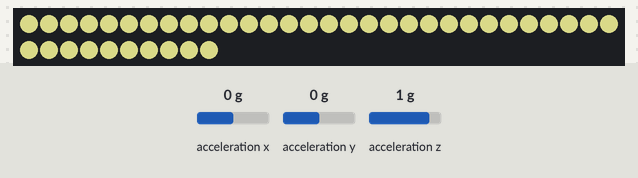
The sketch below on a simulated Arduino Uno, built with avr-gcc and run on an emulated ATmega328P. Shown: 40 RGB LEDs in strip order, left to right, continuing on the next row. The test bench sets the inputs (shaded band); at power-on: acceleration z 1 g, acceleration x 0 g, acceleration y 0 g. Dim RGB values are drawn brighter than linear.

Above: at 1.2 s.
1.3 s: acceleration z set to -0.8 g
At 2.4 s:
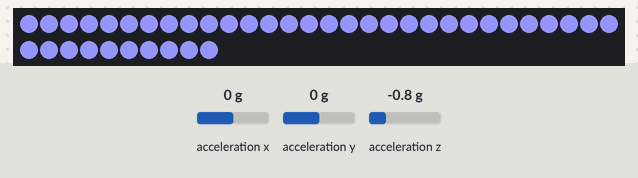
2.8 s: acceleration x set to -0.8 g
At 3.4 s:
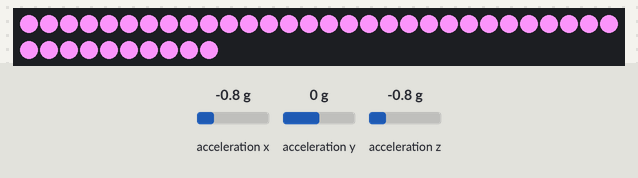
4.3 s: acceleration y set to -0.8 g
At 5.5 s:
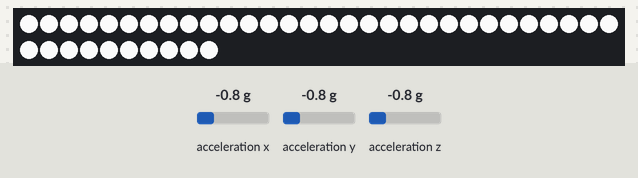
5.8 s: acceleration x set to 0 g
At 7.0 s:
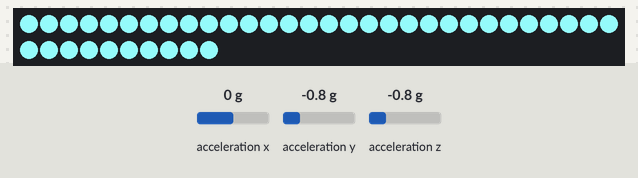
7.3 s: acceleration z set to 0 g
At 7.31 s:
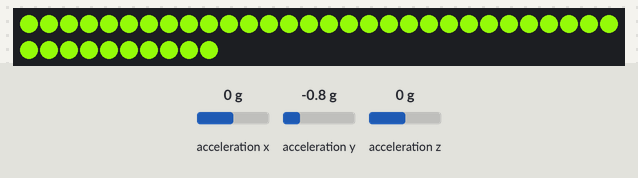
8.8 s: acceleration x set to -1.4 g
At 10.2 s:
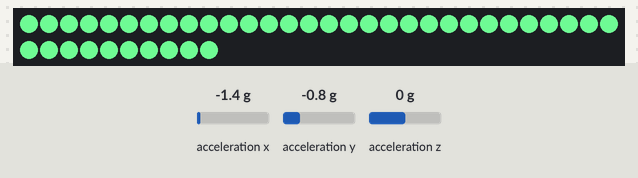
Timing chart, 0 to 11.3 s (numbered marks = the images above; inputs shaded):
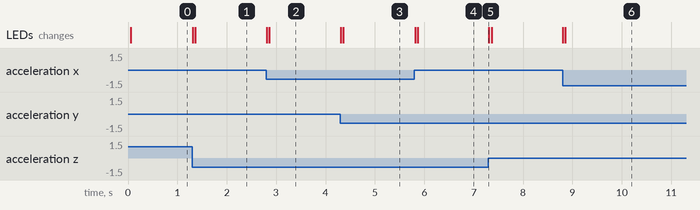

The sketch:

X_Hue_Y_Sat_Z_Light.ino
```cpp
#include <SPI.h>
#include <FastLED.h>
#include <Adafruit_ADXL345_U.h>

#define DATA_PIN 2
#define NUM_LEDS 40
#define CS_PIN 10

#define SCK_PIN  13
#define MISO_PIN 12
#define MOSI_PIN 11

CRGB leds[NUM_LEDS];

Adafruit_ADXL345_Unified accel = Adafruit_ADXL345_Unified(SCK_PIN, MISO_PIN, MOSI_PIN, CS_PIN);

#define SMOOTHING 5
float xHistory[SMOOTHING], yHistory[SMOOTHING], zHistory[SMOOTHING];
int readIndex = 0;

void setup() {
  Serial.begin(115200);

  // Initialize FastLED
  FastLED.addLeds<WS2812B, DATA_PIN, GRB>(leds, NUM_LEDS);


  pinMode(CS_PIN, OUTPUT);
  digitalWrite(CS_PIN, HIGH);

  if (!accel.begin()) {
    Serial.println("Failed to initialize accelerometer!");
    while (1);
  }

  accel.setRange(ADXL345_RANGE_16_G);  // Set accelerometer range to ±16G
}

void loop() {
  sensors_event_t event;
  accel.getEvent(&event);

  // Correct for offsets
  float correctedX = event.acceleration.x ;
  float correctedY = event.acceleration.y ;
  float correctedZ = event.acceleration.z ;

  // Store readings in history arrays
  xHistory[readIndex] = correctedX;
  yHistory[readIndex] = correctedY;
  zHistory[readIndex] = correctedZ;

  // Calculate average
  float avgX = average(xHistory);
  float avgY = average(yHistory);
  float avgZ = average(zHistory);

  // Map the averaged acceleration values to LED color values
  int redVal = map(avgX, -5, 5, 30, 255);
  int greenVal = map(avgY, -5, 5, 30, 255);
  int blueVal = map(avgZ, -5, 5, 30, 255);

  fill_solid(leds, NUM_LEDS, CRGB(redVal, greenVal, blueVal));
  FastLED.show();

  // Increment read index and wrap if necessary
  readIndex++;
  if (readIndex >= SMOOTHING) readIndex = 0;

  delay(10);
}

float average(float *arr) {
  float sum = 0;
  for (int i = 0; i < SMOOTHING; i++) {
    sum += arr[i];
  }
  return sum / SMOOTHING;
}
```

Measured:
- after the input at 1.3 s, the LEDs: first change at once (image 1 shows a later state)
- after the input at 2.8 s, the LEDs: first change at once (image 2 shows a later state)
- after the input at 4.3 s, the LEDs: first change at once (image 3 shows a later state)
- after the input at 5.8 s, the LEDs: first change at once (image 4 shows a later state)
- after the input at 7.3 s, the LEDs: change at once (image 5)
- after the input at 8.8 s, the LEDs: first change at once (image 6 shows a later state)
